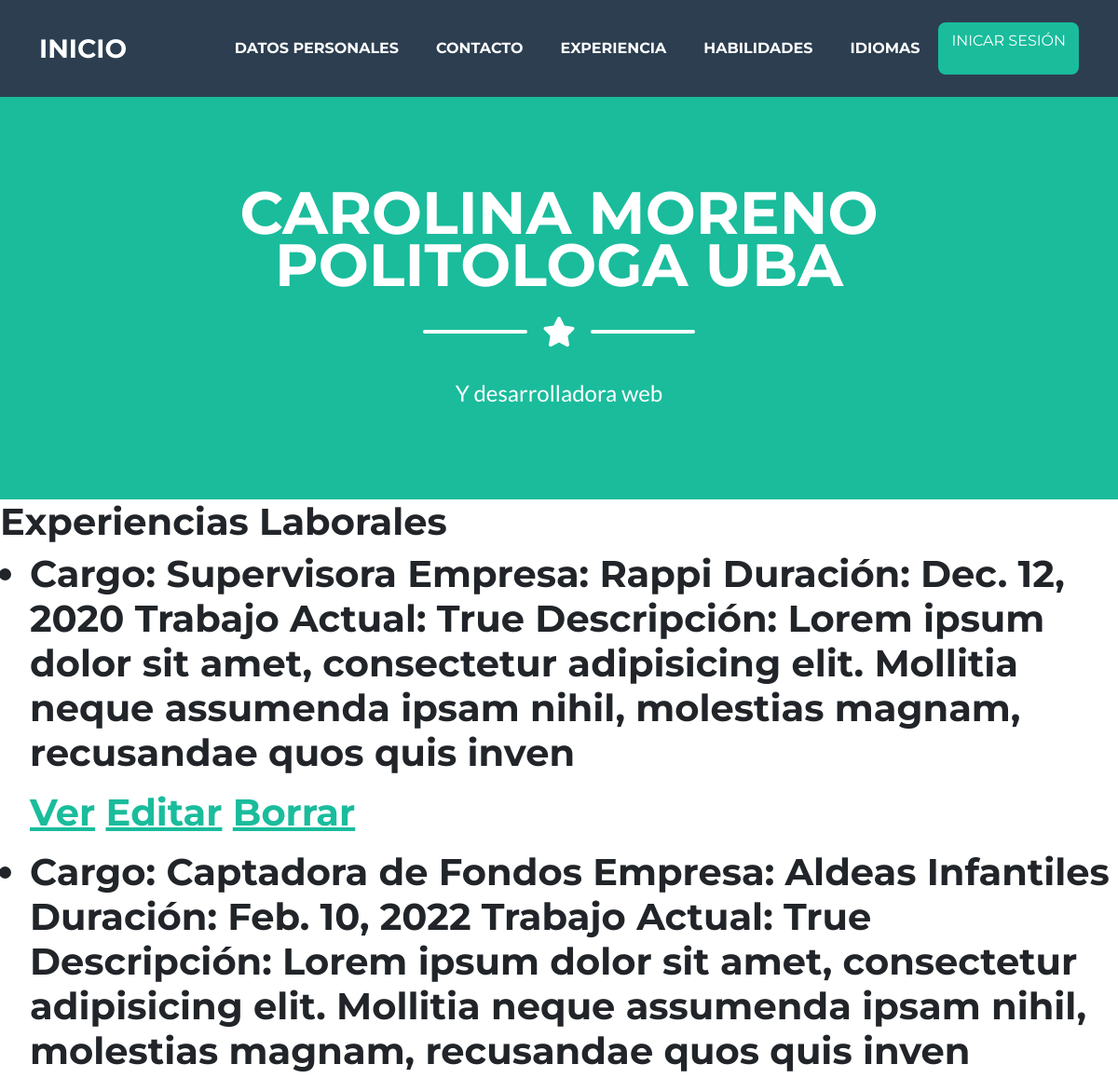
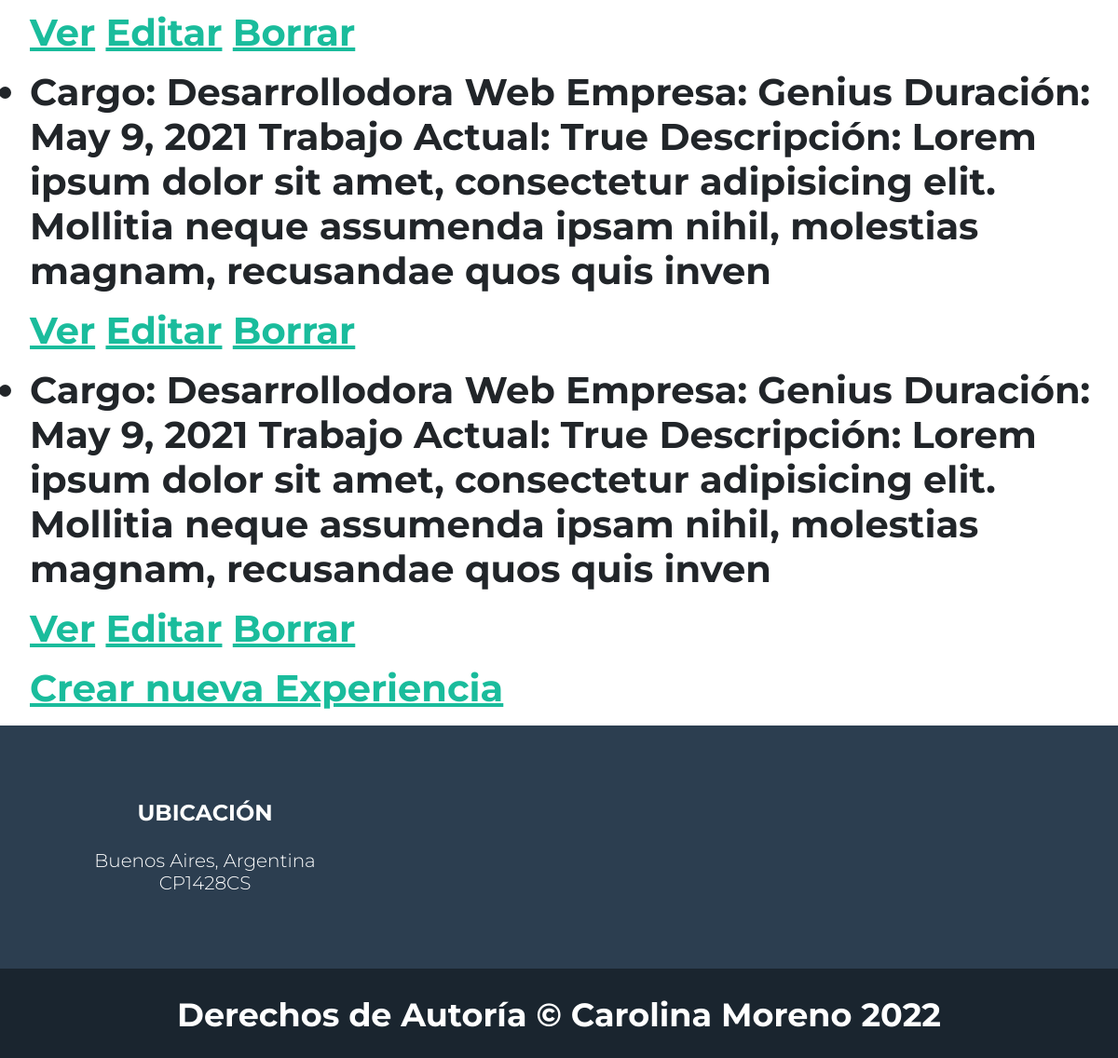
/AppCaro/experiencia/list, run on the app's committed database (2 pictures, top to bottom).
### AppCaro/models.py (models this page shows, shortened)
class Experiencia(models.Model):
    nombre_experiencia=models.CharField(max_length=20)
    nombre_empresa=models.CharField(max_length=20)
    duracion=models.DateField()
    trabajo_actual=models.BooleanField()
    descripcion=models.CharField(max_length=140)

### AppCaro/views.py (the view)
# urls.py: path('experiencia/list', views.ExperienciaList.as_view(), name= 'experiencia/list'),
class ExperienciaList(ListView):
    model = Experiencia
    template_name = "AppCaro/experiencia_list.html"

### AppCaro/templates/AppCaro/experiencia_list.html
{% extends "AppCaro/padre.html" %}
{% load static %}
{% block contenido_que_cambia %}
<h1> Experiencias Laborales <h1>
    <ul>
        {% for experiencia in object_list %}
            <li>
                <p>
                    Cargo: {{experiencia.nombre_experiencia}}
                    Empresa: {{experiencia.nombre_empresa}}
                    Duración: {{experiencia.duracion}}
                    Trabajo Actual: {{experiencia.trabajo_actual}}
                    Descripción: {{experiencia.descripcion}}
                </p>
                <p>
                    <a href = "{% url 'Detalle' experiencia.id %}"> Ver</a>
                    <a href = "{% url 'Editar' experiencia.id %}"> Editar</a>
                    <a href = "{% url 'Borrar' experiencia.id %}"> Borrar</a>
                </p>
            </li>
        {% endfor %}
        <a href = "{% url 'Nuevo' %}"> Crear nueva Experiencia</a>
     </ul>
{% endblock %}

### data on the page
Experiencia: nombre_experiencia "Supervisora", nombre_empresa "Rappi", duracion "Dec. 12, 2020", trabajo_actual "True", descripcion "Lorem ipsum dolor sit amet, consectetur adipisicing elit. Mollitia neque assumenda ipsam nihil, molestias magnam, recusandae quos quis inven"
Experiencia: nombre_experiencia "Captadora de Fondos", nombre_empresa "Aldeas Infantiles", duracion "Feb. 10, 2022", trabajo_actual "True", descripcion "Lorem ipsum dolor sit amet, consectetur adipisicing elit. Mollitia neque assumenda ipsam nihil, molestias magnam, recusandae quos quis inven"
Experiencia: nombre_experiencia "Desarrollodora Web", nombre_empresa "Genius", duracion "May 9, 2021", trabajo_actual "True", descripcion "Lorem ipsum dolor sit amet, consectetur adipisicing elit. Mollitia neque assumenda ipsam nihil, molestias magnam, recusandae quos quis inven"
Experiencia: nombre_experiencia "Desarrollodora Web", nombre_empresa "Genius", duracion "May 9, 2021", trabajo_actual "True", descripcion "Lorem ipsum dolor sit amet, consectetur adipisicing elit. Mollitia neque assumenda ipsam nihil, molestias magnam, recusandae quos quis inven"
